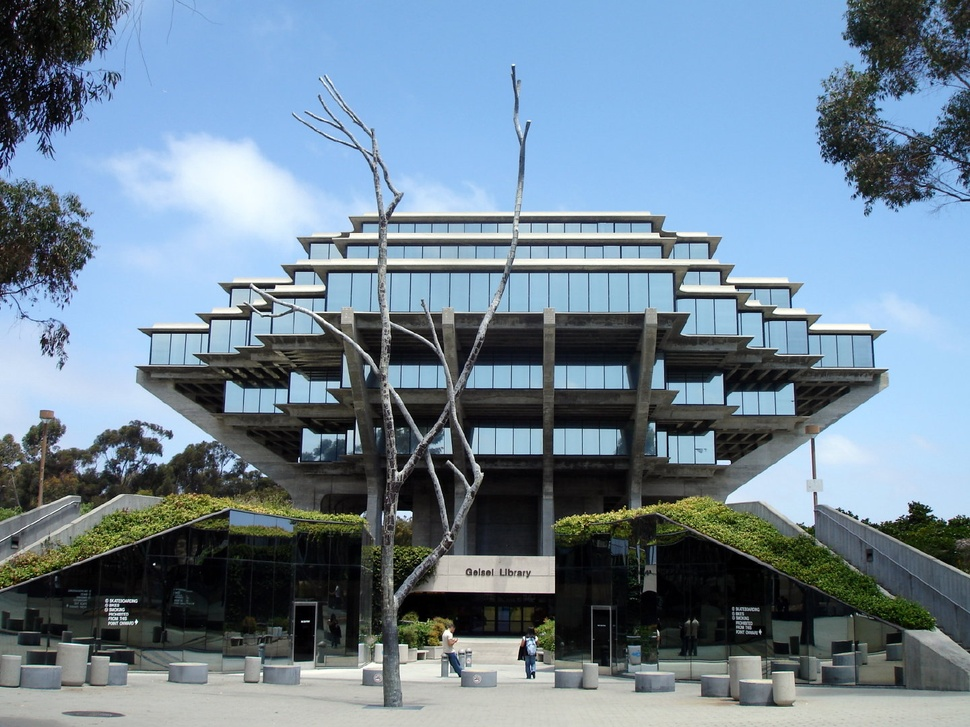
#> input picture HW/HW1/ECE_253_hw1_Zhao_A53280596/geisel.jpg, 970 x 727 px, shrunk from 1440 x 1080 before the run
$ python problem3.py
#> lines starting #> are read from the running program, lines starting #| are printed output that depends on the picture; long printed decimals are rounded
#> further down, image is the input picture: shape (727, 970, 3); mean R, G, B 112.2, 132.6, 148.7
import numpy as np
import imageio
import matplotlib.pyplot as plt

# ### Problem 3

# In[ ]:


def compute_norm_rgb_histogram(A):
    R = []
    G = []
    B = []
    RA = A[:,:,0]
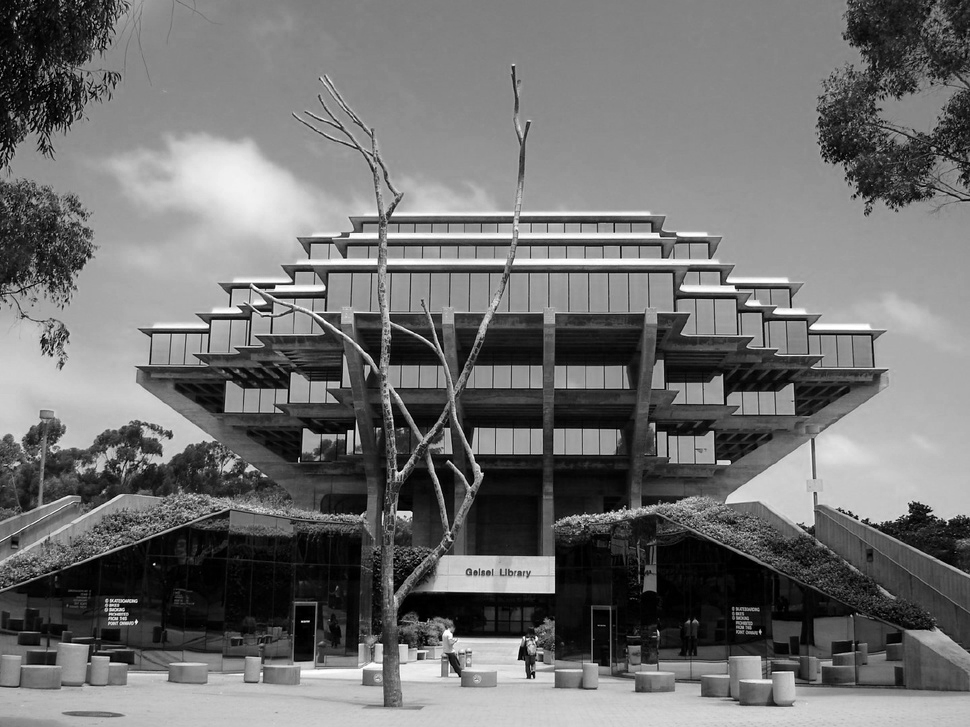
#> RA: shape (727, 970); min 0, max 255, mean 112.2
    GA = A[:,:,1]
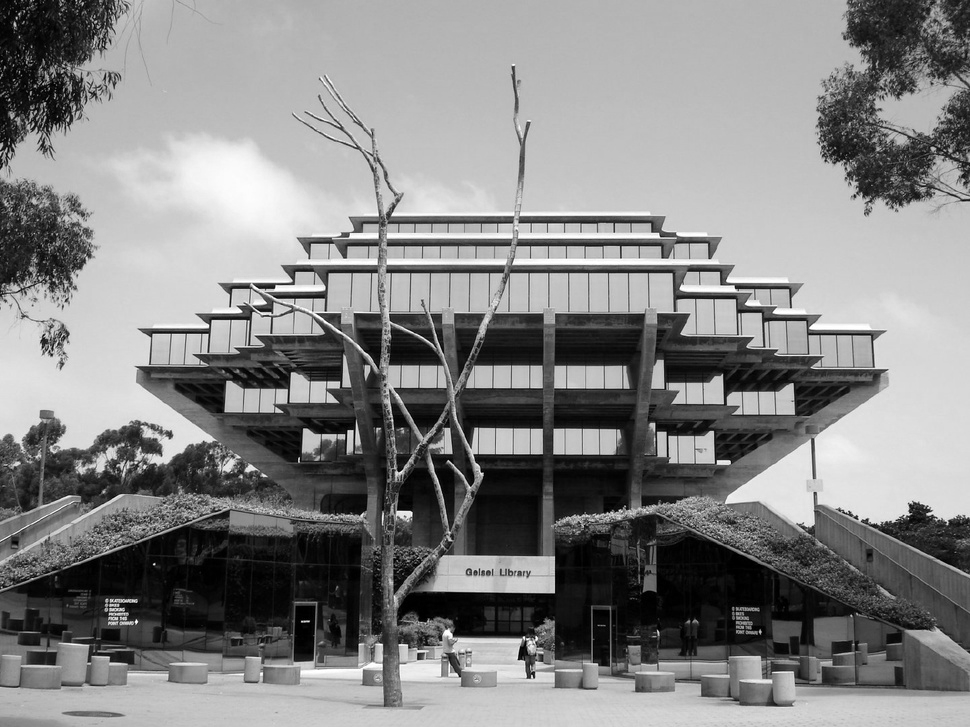
#> GA: shape (727, 970); min 0, max 255, mean 132.6
    BA = A[:,:,2]
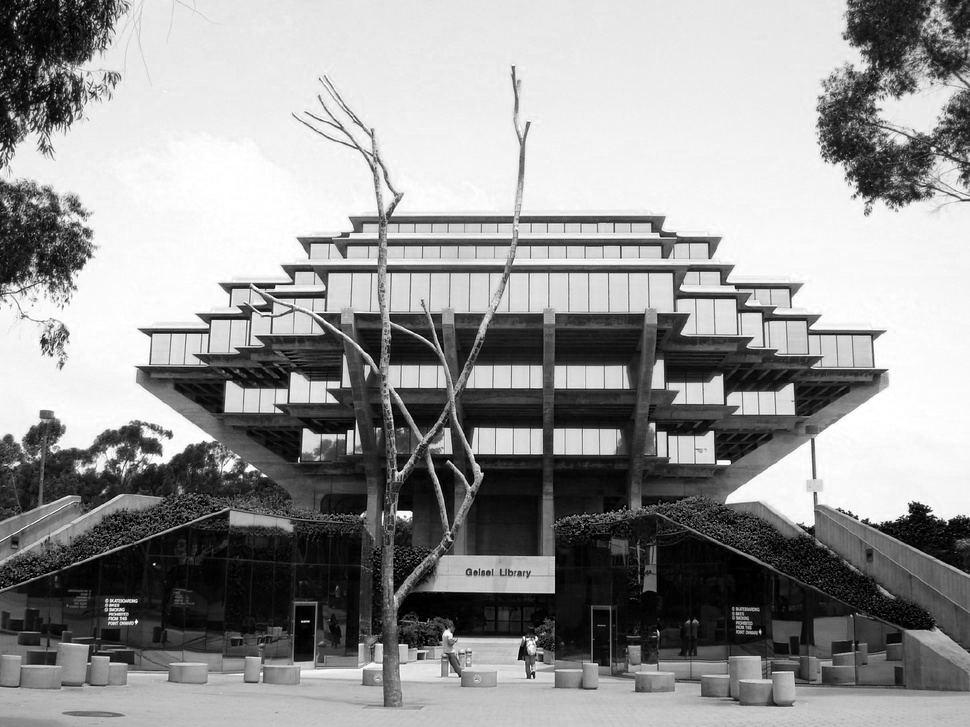
#> BA: shape (727, 970); min 0, max 255, mean 148.7
    for i in range(32):
        Rnum = RA[RA >= i * 8]
        Rnum = Rnum[Rnum <= (i+1) * 8 -1]
        R.append(len(Rnum))

        Gnum = GA[GA >= i * 8]
        Gnum = Gnum[Gnum <= (i+1) * 8 -1]
        G.append(len(Gnum))

        Bnum = BA[BA >= i * 8]
        Bnum = Bnum[Bnum <= (i+1) * 8 -1]
        B.append(len(Bnum))
#> after the loop, B = 32 values, max 83032 at index 30, min 6034 at index 19, mean 22037.2; G = 32 values, max 72370 at index 24, min 4734 at index 30, mean 22037.2; R = 32 values, max 61545 at index 16, min 2494 at index 31, mean 22037.2
    RGB = R + G + B
#> RGB = 96 values, max 83032 at index 94, min 2494 at index 31, mean 22037.2
    sumRGB = sum(RGB)
#> sumRGB = 2115570
    RGB = [x / sumRGB for x in RGB]
#> RGB = 96 values, max 0.0392 at index 94, min 0.00118 at index 31, mean 0.0104

    return RGB


# In[ ]:


image = imageio.imread('geisel.jpg',pilmode="RGB")
RGB = compute_norm_rgb_histogram(image)
plt.bar(range(0, 96), RGB)
plt.title("Normalized RGB Histogram")
plt.show()
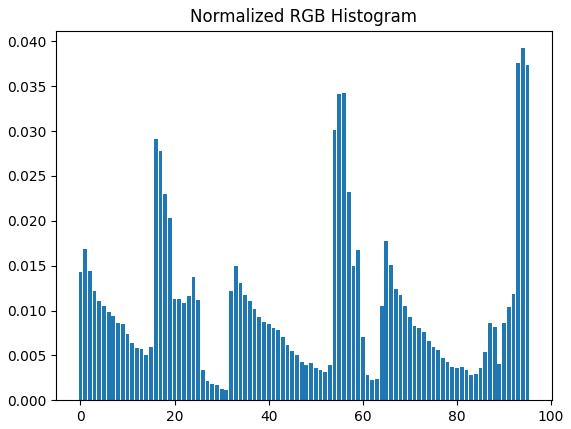
#> figure drawn by matplotlib, 1 panel; tallest bar 0.0392 high, from x = 93.6 to 94.4
plt.savefig("problem3.png")
print("Sum of the histogram is",sum(RGB))
#| Sum of the histogram is 1
